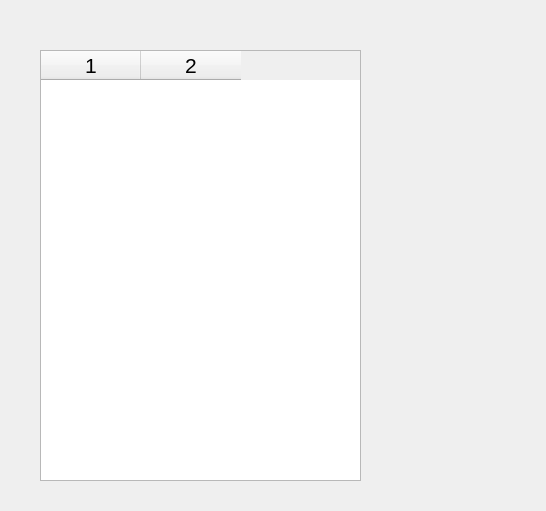
<?xml version="1.0" encoding="UTF-8"?>
<ui version="4.0">
 <class>testShowMe</class>
 <widget class="QDialog" name="testShowMe">
  <property name="geometry">
   <rect>
    <x>0</x>
    <y>0</y>
    <width>546</width>
    <height>511</height>
   </rect>
  </property>
  <property name="windowTitle">
   <string>ShowMe Test</string>
  </property>
  <widget class="QTableWidget" name="showMeTableWidget">
   <property name="geometry">
    <rect>
     <x>40</x>
     <y>50</y>
     <width>321</width>
     <height>431</height>
    </rect>
   </property>
   <property name="font">
    <font>
     <pointsize>16</pointsize>
    </font>
   </property>
   <property name="columnCount">
    <number>2</number>
   </property>
   <column/>
   <column/>
  </widget>
 </widget>
 <resources/>
 <connections/>
</ui>
